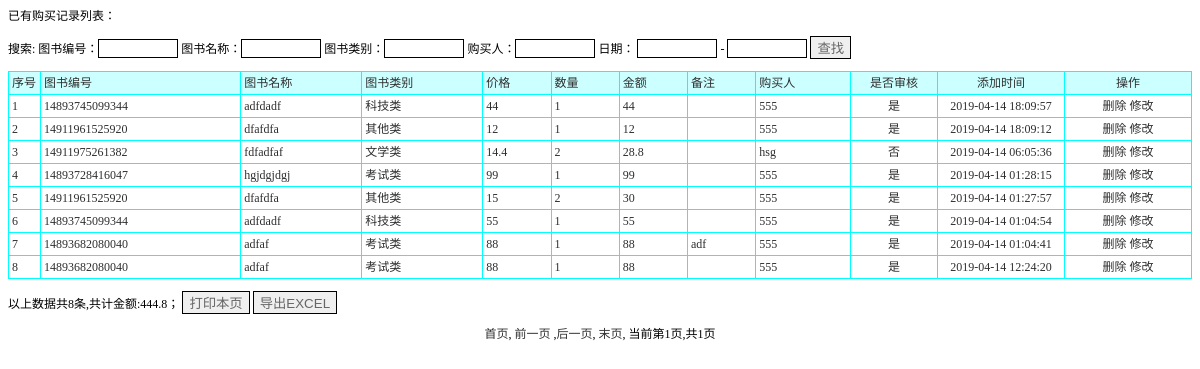
Page /goumaijilu_list.php on the committed database.
### tables this page shows
CREATE TABLE `goumaijilu` (
  `id` int(11) NOT NULL AUTO_INCREMENT,
  `shangpinbianhao` varchar(50) DEFAULT NULL,
  `shangpinmingcheng` varchar(50) DEFAULT NULL,
  `shangpinleibie` varchar(50) DEFAULT NULL,
  `jiage` varchar(50) DEFAULT NULL,
  `shuliang` varchar(50) DEFAULT NULL,
  `jine` varchar(50) DEFAULT NULL,
  `beizhu` varchar(500) DEFAULT NULL,
  `goumairen` varchar(50) DEFAULT NULL,
  `issh` varchar(10) DEFAULT '否',
  `addtime` timestamp NOT NULL DEFAULT CURRENT_TIMESTAMP,
  PRIMARY KEY (`id`)
);

### goumaijilu_list.php (the view, shortened to what this page needs)
<!DOCTYPE html PUBLIC "-//W3C//DTD XHTML 1.0 Transitional//EN" "http://www.w3.org/TR/xhtml1/DTD/xhtml1-transitional.dtd">
<html xmlns="http://www.w3.org/1999/xhtml">
<head>
<link rel="stylesheet" href="css.css" type="text/css">
</head>
<body>
<p>已有购买记录列表：</p>
<form id="form1" name="form1" method="post" action="">
  搜索: 图书编号：<input name="shangpinbianhao" type="text" id="shangpinbianhao" style='border:solid 1px #000000; color:#666666;width:80px' /> 图书名称：<input name="shangpinmingcheng" type="text" id="shangpinmingcheng" style='border:solid 1px #000000; color:#666666;width:80px' /> 图书类别：<input name="shangpinleibie" type="text" id="shangpinleibie" style='border:solid 1px #000000; color:#666666;width:80px' /> 购买人：<input name="goumairen" type="text" id="goumairen" style='border:solid 1px #000000; color:#666666;width:80px' />
  日期：
  <input name="riqi1" type="text" id="riqi1"  value='' onclick="WdatePicker({'dateFmt':'yyyy-MM-dd'})"  style='border:solid 1px #000000; color:#666666; width:80px;' />
  -
  <input name="riqi2" type="text" id="riqi2"  value='' onclick="WdatePicker({'dateFmt':'yyyy-MM-dd'})"  style='border:solid 1px #000000; color:#666666; width:80px;' />
  <input type="submit" name="Submit" value="查找" style='border:solid 1px #000000; color:#666666' />
</form>
<table width="100%" border="1" align="center" cellpadding="3" cellspacing="1" bordercolor="#00FFFF" style="border-collapse:collapse">
  <tr>
    <td width="25" bgcolor="#CCFFFF">序号</td>
    <td bgcolor='#CCFFFF'>图书编号</td>
    <td bgcolor='#CCFFFF'>图书名称</td>
    <td bgcolor='#CCFFFF'>图书类别</td>
    <td bgcolor='#CCFFFF'>价格</td>
    <td bgcolor='#CCFFFF'>数量</td>
    <td bgcolor='#CCFFFF'>金额</td>
    <td bgcolor='#CCFFFF'>备注</td>
    <td bgcolor='#CCFFFF'>购买人</td>
    <td bgcolor='#CCFFFF' width='80' align='center'>是否审核</td>
    <td width="120" align="center" bgcolor="#CCFFFF">添加时间</td>
    <td width="120" align="center" bgcolor="#CCFFFF">操作</td>
  </tr>
  <?php
    $sql="select * from goumaijilu where 1=1";
  $sql=$sql." order by id desc";
$query=mysql_query($sql);
  $rowscount=mysql_num_rows($query);
  if($rowscount==0)
  {}
  else
  {
  $pagelarge=10;
  $pagecurrent=$_GET["pagecurrent"];
  if($rowscount%$pagelarge==0)
  {
		$pagecount=$rowscount/$pagelarge;
  }
  else
  {
   		$pagecount=intval($rowscount/$pagelarge)+1;
  }
  if($pagecurrent=="" || $pagecurrent<=0)
{
	$pagecurrent=1;
}
		$ddddd=$pagecurrent*$pagelarge;
	if($pagecurrent==$pagecount)
	{
		if($rowscount%$pagelarge==0)
		{
		$ddddd=$pagecurrent*$pagelarge;
		}
		else
		{
		$ddddd=$pagecurrent*$pagelarge-$pagelarge+$rowscount%$pagelarge;
		}
	}
	for($i=$pagecurrent*$pagelarge-$pagelarge;$i<$ddddd;$i++)
{
$jinez=$jinez+floatval(mysql_result($query,$i,jine));
  ?>
  <tr>
    <td width="25"><?php echo $i+1;?></td>
    <td><?php echo mysql_result($query,$i,shangpinbianhao);?></td>
    <td><?php echo mysql_result($query,$i,shangpinmingcheng);?></td>
    <td><?php echo mysql_result($query,$i,shangpinleibie);?></td>
    <td><?php echo mysql_result($query,$i,jiage);?></td>
    <td><?php echo mysql_result($query,$i,shuliang);?></td>
    <td><?php echo mysql_result($query,$i,jine);?></td>
    <td><?php echo mysql_result($query,$i,beizhu);?></td>
    <td><?php echo mysql_result($query,$i,goumairen);?></td>
    <td width='80' align='center'><a href="sh.php?id=<?php echo mysql_result($query,$i,"id") ?>&yuan=<?php echo mysql_result($query,$i,"issh")?>&tablename=goumaijilu" onclick="return confirm('您确定要执行此操作？')"><?php echo mysql_result($query,$i,"issh")?></a></td>
    <td width="120" align="center"><?php echo mysql_result($query,$i,"addtime");?></td>
    <td width="120" align="center"><a href="del.php?id=<?php echo mysql_result($query,$i,"id");?>&tablename=goumaijilu" onclick="return confirm('真的要删除？')">删除</a> <a href="goumaijilu_updt.php?id=<?php echo mysql_result($query,$i,"id");?>">修改</a>  </td>
  </tr>
  	<?php
	}
}
?>
</table>
<p>以上数据共<?php echo $rowscount;?>条,共计金额:<?php echo $jinez?>；
  <input type="button" name="Submit2" onclick="javascript:window.print();" value="打印本页" style='border:solid 1px #000000; color:#666666' /> <input type="button" name="Submit3" onclick="javascript:location.href='goumaijilu_listxls.php';" value="导出EXCEL" style='border:solid 1px #000000; color:#666666' />
</p>
<p align="center"><a href="goumaijilu_list.php?pagecurrent=1">首页</a>, <a href="goumaijilu_list.php?pagecurrent=<?php echo $pagecurrent-1;?>">前一页</a> ,<a href="goumaijilu_list.php?pagecurrent=<?php echo $pagecurrent+1;?>">后一页</a>, <a href="goumaijilu_list.php?pagecurrent=<?php echo $pagecount;?>">末页</a>, 当前第<?php echo $pagecurrent;?>页,共<?php echo $pagecount;?>页 </p>
</body>
</html>

### css.css (style rules this page uses)
A:link { color: #2f2f2f; text-decoration: none; }
td { font-family:"宋体"; font-size: 12px; color: #2f2f2f; line-height: 16px; }

### rows in the picture
goumaijilu: shangpinbianhao "14893745099344", shangpinmingcheng "adfdadf", shangpinleibie "科技类", jiage "44", shuliang "1", jine "44", goumairen "555", issh "是", addtime "2019-04-14 18:09:57"
goumaijilu: shangpinbianhao "14911961525920", shangpinmingcheng "dfafdfa", shangpinleibie "其他类", jiage "12", shuliang "1", jine "12", goumairen "555", issh "是", addtime "2019-04-14 18:09:12"
goumaijilu: shangpinbianhao "14911975261382", shangpinmingcheng "fdfadfaf", shangpinleibie "文学类", jiage "14.4", shuliang "2", jine "28.8", goumairen "hsg", issh "否", addtime "2019-04-14 06:05:36"
goumaijilu: shangpinbianhao "14893728416047", shangpinmingcheng "hgjdgjdgj", shangpinleibie "考试类", jiage "99", shuliang "1", jine "99", goumairen "555", issh "是", addtime "2019-04-14 01:28:15"
goumaijilu: shangpinbianhao "14911961525920", shangpinmingcheng "dfafdfa", shangpinleibie "其他类", jiage "15", shuliang "2", jine "30", goumairen "555", issh "是", addtime "2019-04-14 01:27:57"
goumaijilu: shangpinbianhao "14893745099344", shangpinmingcheng "adfdadf", shangpinleibie "科技类", jiage "55", shuliang "1", jine "55", goumairen "555", issh "是", addtime "2019-04-14 01:04:54"
goumaijilu: shangpinbianhao "14893682080040", shangpinmingcheng "adfaf", shangpinleibie "考试类", jiage "88", shuliang "1", jine "88", beizhu "adf", goumairen "555", issh "是", addtime "2019-04-14 01:04:41"
goumaijilu: shangpinbianhao "14893682080040", shangpinmingcheng "adfaf", shangpinleibie "考试类", jiage "88", shuliang "1", jine "88", goumairen "555", issh "是", addtime "2019-04-14 12:24:20"

### other values in the picture
$rowscount "8"
$jinez "444.8"
$pagecurrent "1"
$pagecount "1"
